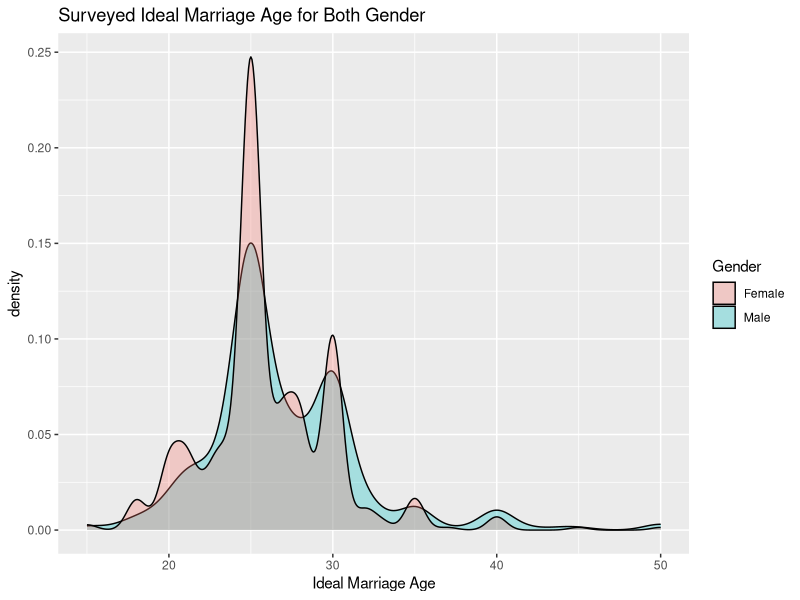

Reproduce this figure in R.
library(ggplot2)

m_ideal <- read.csv("m_ideal_m_age.csv")
f_ideal <- read.csv("f_ideal_m_age.csv")

ggplot() + 
  geom_density(data = m_ideal, aes(x = Ideal_Marriage_Age, fill = "Male"), alpha = 0.3) +
  geom_density(data = f_ideal, aes(x = Ideal_Marriage_Age, fill = "Female"), alpha = 0.3) +
  ggtitle("Surveyed Ideal Marriage Age for Both Gender") +
  xlab("Ideal Marriage Age") + 
  scale_fill_discrete(name = "Gender")
